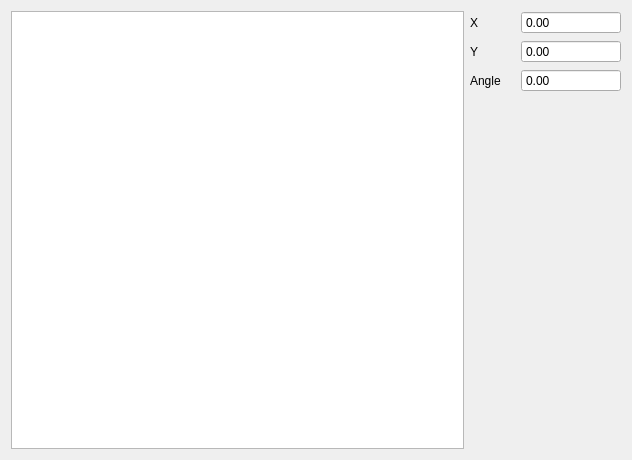
<?xml version="1.0" encoding="UTF-8"?>
<ui version="4.0">
 <class>FormPatternSetPickingPos</class>
 <widget class="QWidget" name="FormPatternSetPickingPos">
  <property name="geometry">
   <rect>
    <x>0</x>
    <y>0</y>
    <width>632</width>
    <height>460</height>
   </rect>
  </property>
  <property name="windowTitle">
   <string>Form</string>
  </property>
  <layout class="QHBoxLayout" name="horizontalLayout">
   <item>
    <widget class="ImageWidget" name="graphics_view"/>
   </item>
   <item>
    <layout class="QFormLayout" name="formLayout">
     <property name="horizontalSpacing">
      <number>20</number>
     </property>
     <item row="0" column="0">
      <widget class="QLabel" name="lb_title_x">
       <property name="text">
        <string>X</string>
       </property>
      </widget>
     </item>
     <item row="1" column="0">
      <widget class="QLabel" name="lb_title_y">
       <property name="text">
        <string>Y</string>
       </property>
      </widget>
     </item>
     <item row="0" column="1">
      <widget class="QDoubleSpinBox" name="dspb_X">
       <property name="minimumSize">
        <size>
         <width>100</width>
         <height>0</height>
        </size>
       </property>
       <property name="buttonSymbols">
        <enum>QAbstractSpinBox::ButtonSymbols::NoButtons</enum>
       </property>
       <property name="minimum">
        <double>-5000.000000000000000</double>
       </property>
       <property name="maximum">
        <double>5000.000000000000000</double>
       </property>
      </widget>
     </item>
     <item row="1" column="1">
      <widget class="QDoubleSpinBox" name="dspb_Y">
       <property name="minimumSize">
        <size>
         <width>100</width>
         <height>0</height>
        </size>
       </property>
       <property name="buttonSymbols">
        <enum>QAbstractSpinBox::ButtonSymbols::NoButtons</enum>
       </property>
       <property name="minimum">
        <double>-5000.000000000000000</double>
       </property>
       <property name="maximum">
        <double>5000.000000000000000</double>
       </property>
      </widget>
     </item>
     <item row="2" column="0">
      <widget class="QLabel" name="lb_title_angle">
       <property name="text">
        <string>Angle</string>
       </property>
      </widget>
     </item>
     <item row="2" column="1">
      <widget class="QDoubleSpinBox" name="dspb_angle">
       <property name="buttonSymbols">
        <enum>QAbstractSpinBox::ButtonSymbols::NoButtons</enum>
       </property>
       <property name="minimum">
        <double>-180.000000000000000</double>
       </property>
       <property name="maximum">
        <double>180.000000000000000</double>
       </property>
      </widget>
     </item>
    </layout>
   </item>
  </layout>
 </widget>
 <customwidgets>
  <customwidget>
   <class>ImageWidget</class>
   <extends>QGraphicsView</extends>
   <header location="global">custom_widget/image_widget.h</header>
  </customwidget>
 </customwidgets>
 <resources/>
 <connections/>
</ui>
